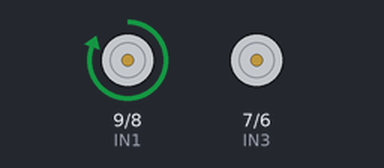
Bench run of a sketch on a simulated Arduino Uno, built with avr-gcc and run on an emulated ATmega328P. On the bench: motor-driver pin pairs drawn as motors (green arrow = first pin HIGH = forward, orange = second pin HIGH = backward, longer = more drive, scaled by the enable pin).

Above: at 1.0 s.
At 3.0 s:
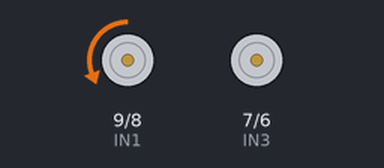
Timing chart, 0 to 5.2 s (numbered marks = the images above):
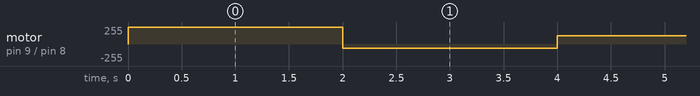

Measured:
- by itself, motor on pin 9 (IN1) / pin 8 (IN2): stopped → forward 255/255 at 0.00 s, → backward 64/255 2.0 s later, → forward 127/255 2.0 s later, → stopped 2.0 s later, … (65 changes in this stretch)

The sketch:

DC_Motor_L298N_PWM.ino
```cpp
// PWM으로 모터 속도 제어
// L298N에 12V 연결 필요

int ENA = 10;
int IN1 = 9; //
int IN2 = 8; //
int IN3 = 7; //
int IN4 = 6; //
int ENB = 5; //

void  setup()  {
  pinMode(ENA, OUTPUT); //
  pinMode(ENB, OUTPUT); //
  pinMode(IN1, OUTPUT); //
  pinMode(IN2, OUTPUT); //
  pinMode(IN3, OUTPUT); //
  pinMode(IN4, OUTPUT); //
}

void  loop()
{
  motor_control(255, 1, 0, 1, 0); // foward
  delay(2000);
  motor_control(64, 0, 1, 0, 1); // back
  delay(2000);
  motor_control(127, 1, 0, 0, 0); // right
  delay(2000);
  motor_control(127, 0, 0, 1, 0); // left
  delay(2000);
}

void motor_control(int mSpeed, int v1, int v2, int v3, int v4)
{
  analogWrite(ENA, mSpeed); // motor speed(0~255)
  digitalWrite(IN1, v1);
  digitalWrite(IN2, v2);
  digitalWrite(IN3, v3);
  digitalWrite(IN4, v4);
}
```
